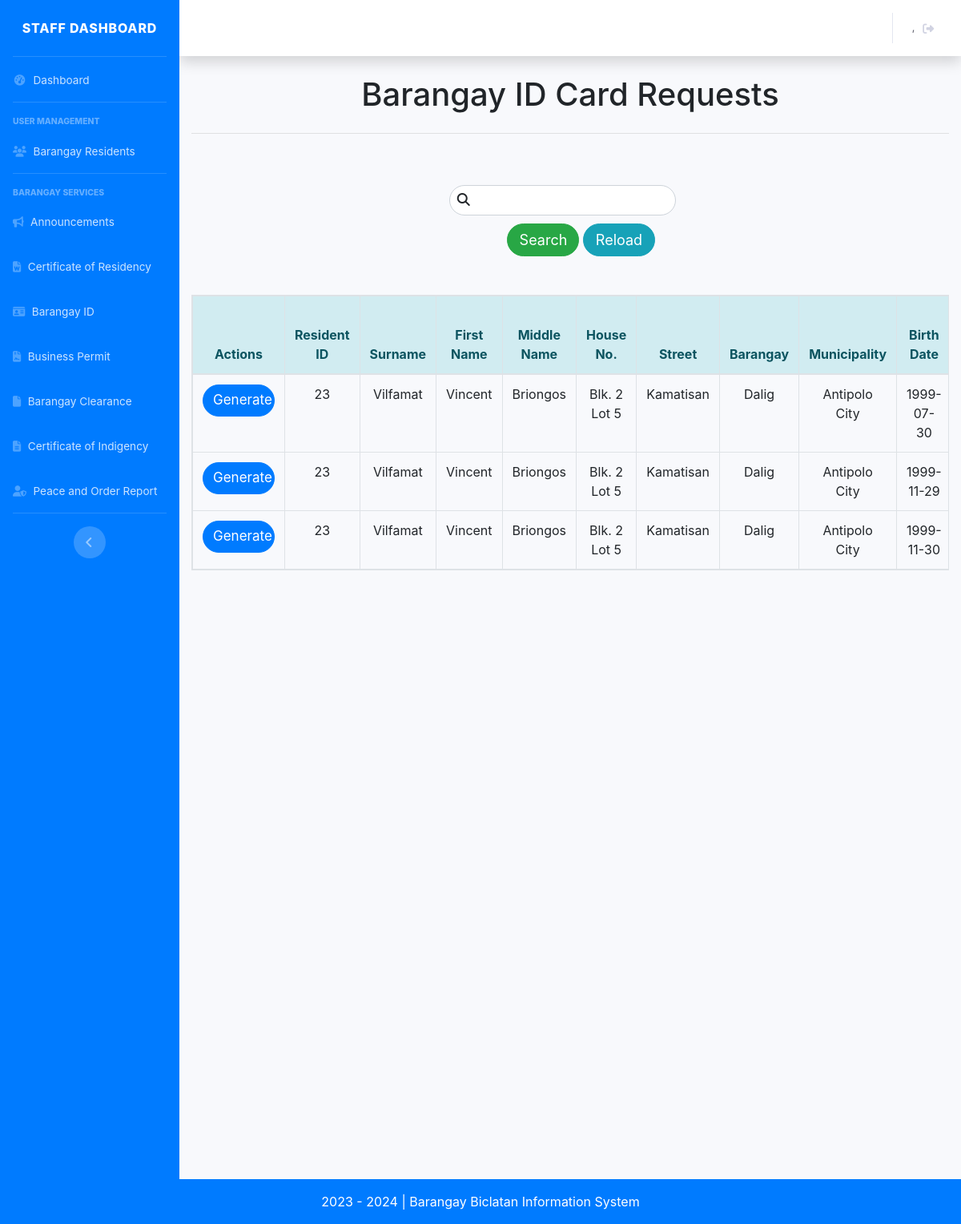
Page /staff_brgyid.php on the committed database.
### tables this page shows
CREATE TABLE `tbl_brgyid` (
  `id_brgyid` int(11) DEFAULT NULL,
  `id_resident` int(11) NOT NULL,
  `lname` varchar(255) NOT NULL,
  `fname` varchar(255) NOT NULL,
  `mi` varchar(255) NOT NULL,
  `houseno` varchar(255) NOT NULL,
  `street` varchar(255) NOT NULL,
  `brgy` varchar(255) NOT NULL,
  `municipal` varchar(255) NOT NULL,
  `bplace` varchar(255) NOT NULL,
  `bdate` varchar(255) NOT NULL,
  `res_photo` varchar(255) DEFAULT NULL,
  `inc_lname` varchar(255) NOT NULL,
  `inc_fname` varchar(255) NOT NULL,
  `inc_mi` varchar(255) NOT NULL,
  `inc_contact` varchar(255) NOT NULL,
  `inc_houseno` varchar(255) NOT NULL,
  `inc_street` varchar(255) NOT NULL,
  `inc_brgy` varchar(255) NOT NULL,
  `inc_municipal` varchar(255) DEFAULT NULL
);

### classes/main.class.php (called while the page is built, shortened)
<?php
class BMISClass {
    protected $server = "mysql:host=localhost;dbname=bmis";
    protected $user = "root";
    protected $pass = "";
    protected $options = array(PDO::ATTR_ERRMODE => PDO::ERRMODE_EXCEPTION, PDO::ATTR_DEFAULT_FETCH_MODE => PDO::FETCH_ASSOC);
    public function openConn() {
        try {
            $this->con = new PDO($this->server, $this->user, $this->pass, $this->options);
            return $this->con;
        }
        catch(PDOException $e) {
            echo "Datbase Connection Error! ", $e->getMessage();
        }
    }
    public function view_brgyid(){
        $connection = $this->openConn();
        $stmt = $connection->prepare("SELECT * from tbl_brgyid");
        $stmt->execute();
        $view = $stmt->fetchAll();
        return $view;
    }
}
?>

### staff_brgyid_search.php (the view, shortened to what this page needs)
<?php
	require 'classes/conn.php';
	if(isset($_POST['search_bspermit'])){
		$keyword = $_POST['keyword'];
?>
	<table class="table table-hover text-center table-responsive table-bordered">
		<thead>
			<tr class="alert-info">
                <th> Actions</th>
                <th> Resident ID </th>
                <th> Surname </th>
                <th> First Name </th>
                <th> Middle Name </th>
                <th> House No. </th>
                <th> Street </th>
                <th> Barangay </th>
                <th> Municipality </th>
                <th> Birth Date </th>
                <th> Birth Place </th>
                <th> Emergency Contact Person </th>
                <th> Emergency Contact Number </th>
			</tr>
		</thead>
		<tbody>
			<?php
				$stmnt = $conn->prepare("SELECT * FROM `tbl_bspermit` WHERE `lname` LIKE '%$keyword%' or  `mi` LIKE '%$keyword%' or  `fname` LIKE '%$keyword%'
				or `bsname` LIKE '%$keyword%' or  `id_resident` LIKE '%$keyword%' or  `houseno` LIKE '%$keyword%' or  `street` LIKE '%$keyword%'
				or `brgy` LIKE '%$keyword%' or `municipal` LIKE '%$keyword%' or `bsindustry` LIKE '%$keyword%' or `aoe` LIKE '%$keyword%' ");
				$stmnt->execute();
				while($view = $stmnt->fetch()){
			?>
			<tr>
                <td>
                    <form action="" method="post">
                        <a class="btn btn-primary" target="blank" style="width: 90px; font-size: 17px; border-radius:30px;"  href="barangayid_form.php?id_resident=<?= $view['id_resident'];?>">Generate</a>
                        <input type="hidden" name="id_rescert" value="<?= $view['id_rescert'];?>">
                    </form>
                </td>
                <td> <?= $view['id_resident'];?> </td>
                <td> <?= $view['lname'];?> </td>
                <td> <?= $view['fname'];?> </td>
                <td> <?= $view['mi'];?> </td>
                <td> <?= $view['houseno'];?> </td>
                <td> <?= $view['street'];?> </td>
                <td> <?= $view['brgy'];?> </td>
                <td> <?= $view['municipal'];?> </td>
                <td> <?= $view['bdate'];?> </td>
                <td> <?= $view['bplace'];?> </td>
                <td> <?= $view['inc_lname'];?>, <?= $view['inc_fname'];?> </td>
                <td> <?= $view['inc_contact'];?> </td>
			</tr>
			<?php
			}
			?>
		</tbody>
	</table>
<?php
	}else{
?>
<table class="table table-hover text-center table-responsive table-bordered">
		<thead >
			<tr class="alert-info">
                <th> Actions</th>
                <th> Resident ID </th>
                <th> Surname </th>
                <th> First Name </th>
                <th> Middle Name </th>
                <th> House No. </th>
                <th> Street </th>
                <th> Barangay </th>
                <th> Municipality </th>
                <th> Birth Date </th>
			</tr>
		</thead>
		<tbody>
		<?php if(is_array($view)) {?>
                    <?php foreach($view as $view) {?>
			<tr>
                <td>
                    <form action="" method="post">
                        <a class="btn btn-primary" target="blank" style="width: 90px; font-size: 17px; border-radius:30px;" href="barangayid_form.php?id_resident=<?= $view['id_resident'];?>">Generate</a>
                    </form>
                </td>
                <td> <?= $view['id_resident'];?> </td>
                <td> <?= $view['lname'];?> </td>
                <td> <?= $view['fname'];?> </td>
                <td> <?= $view['mi'];?> </td>
                <td> <?= $view['houseno'];?> </td>
                <td> <?= $view['street'];?> </td>
                <td> <?= $view['brgy'];?> </td>
                <td> <?= $view['municipal'];?> </td>
                <td> <?= $view['bdate'];?> </td>
			</tr>
			<?php
				}
			?>
			<?php
				}
			?>
		</tbody>
	</table>
<?php
	}
?>

### dashboard_sidebar_end.php (style rules this page uses)
html, body { height: 100%; }

### rows in the picture
tbl_brgyid: id_resident "23", lname "Vilfamat", fname "Vincent", mi "Briongos", houseno "Blk. 2 Lot 5", street "Kamatisan", brgy "Dalig", municipal "Antipolo City", bdate "1999-07-30"
tbl_brgyid: id_resident "23", lname "Vilfamat", fname "Vincent", mi "Briongos", houseno "Blk. 2 Lot 5", street "Kamatisan", brgy "Dalig", municipal "Antipolo City", bdate "1999-11-29"
tbl_brgyid: id_resident "23", lname "Vilfamat", fname "Vincent", mi "Briongos", houseno "Blk. 2 Lot 5", street "Kamatisan", brgy "Dalig", municipal "Antipolo City", bdate "1999-11-30"
